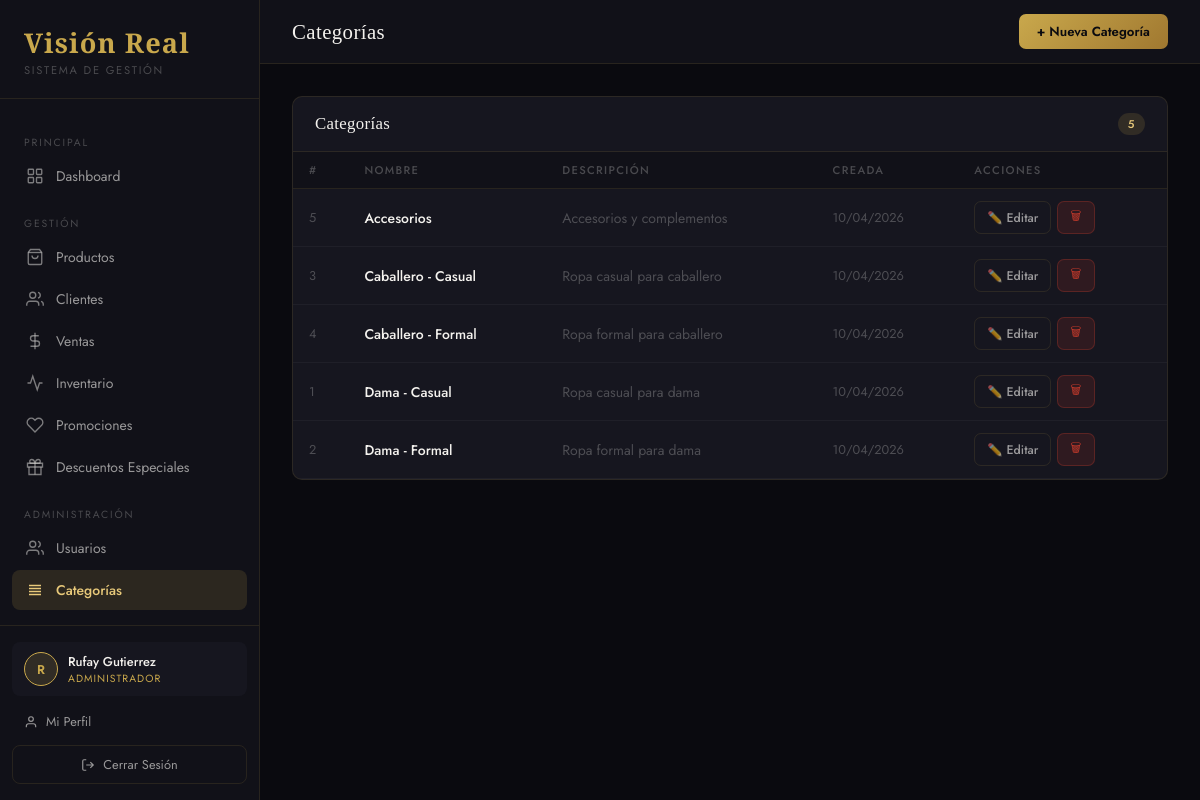
Page /views/categorias.php (signed in) on the committed database.
### tables this page shows
CREATE TABLE `categorias` (
  `id` int(11) NOT NULL,
  `nombre` varchar(100) NOT NULL,
  `descripcion` text DEFAULT NULL,
  `created_at` timestamp NOT NULL DEFAULT current_timestamp()
);

### config/database.php (called while the page is built, shortened)
<?php
class Database {
    private static $instance = null;
    private $connection;
    private function __construct() {
        $this->connection = new mysqli(DB_HOST, DB_USER, DB_PASS, DB_NAME);
        $this->connection->set_charset(DB_CHARSET);
    }
    public static function getInstance() {
        if (self::$instance === null) self::$instance = new Database();
        return self::$instance;
    }
    public function query($sql)     { return $this->connection->query($sql); }
}
?>

### models/Categoria.php (called while the page is built, shortened)
<?php
require_once __DIR__ . '/../config/database.php';
class Categoria {
    private $db;
    public function __construct() { $this->db = Database::getInstance(); }
    public function getAll() {
        $r = $this->db->query("SELECT * FROM categorias ORDER BY nombre");
        $a=[];while($row=$r->fetch_assoc())$a[]=$row;return $a;
    }
}
?>

### views/categorias.php (the view, shortened to what this page needs)
<?php
require_once __DIR__ . '/../models/Categoria.php';
$m=new Categoria();$msg='';$error='';
$categorias=$m->getAll();
include __DIR__ . '/partials/head.php';
?>
<div class="layout">
<?php include __DIR__ . '/partials/sidebar.php'; ?>
<div class="main">
  <header class="topbar">
    <div class="topbar-left">
      <h1 class="page-title">Categorías</h1>
    </div>
    <div class="topbar-right"><button class="btn btn-primary" onclick="openModal('modal-cat')">+ Nueva Categoría</button></div>
  </header>
  <div class="content">
    <div class="card">
      <div class="card-header"><span class="card-title">Categorías</span><span class="badge badge-info"><?=count($categorias)?></span></div>
      <div class="table-wrap">
        <table><thead><tr><th>#</th><th>Nombre</th><th>Descripción</th><th>Creada</th><th>Acciones</th></tr></thead>
        <tbody>
          <?php if(empty($categorias)):?><tr><td colspan="5" class="table-empty">No hay categorías</td></tr>
          <?php else: foreach($categorias as $c):?>
          <tr>
            <td style="color:var(--white-muted);font-size:.8rem"><?=$c['id']?></td>
            <td><strong><?=htmlspecialchars($c['nombre'])?></strong></td>
            <td style="color:var(--white-muted)"><?=htmlspecialchars($c['descripcion']?:'—')?></td>
            <td style="font-size:.8rem;color:var(--white-muted)"><?=date('d/m/Y',strtotime($c['created_at']))?></td>
            <td><div style="display:flex;gap:6px">
              <button class="btn btn-outline btn-sm" onclick="editCat(<?=$c['id']?>,<?=json_encode($c['nombre'])?>,<?=json_encode($c['descripcion']??'')?>)">✏️ Editar</button>
              <form method="POST" style="display:inline" onsubmit="return confirm('¿Eliminar?')"><button type="submit" class="btn btn-danger btn-sm">🗑</button></form>
            </div></td>
          </tr>
          <?php endforeach; endif;?>
        </tbody></table>
      </div>
    </div>
  </div>
</div></div>
</body></html>

### assets/css/style.css (style rules this page uses)
:root { --bg-dark: #0a0a0f; --bg-panel: #111118; --bg-card: #16161f; --bg-hover: #1c1c28; --gold: #c9a84c; --gold-light: #e8c97a; --gold-dim: rgba(201,168,76,0.15); --white: #f4f2ee; --white-dim: rgba(244,242,238,0.6); --white-muted: rgba(244,242,238,0.25); --danger: #c0392b; --danger-dim: rgba(192,57,43,0.15); --success: #27ae60; --success-dim: rgba(39,174,96,0.15); --warning: #e67e22; --warning-dim: rgba(230,126,34,0.15); --border: rgba(201,168,76,0.12); --sidebar-w: 260px; --radius: 10px; --shadow: 0 4px 24px rgba(0,0,0,0.4); --font-display:'Cormorant Garamond', serif; --font-body: 'Jost', sans-serif; --transition: 0.2s ease; }
*, *::before, *::after { box-sizing: border-box; margin: 0; padding: 0; }
html { font-size: 16px; scroll-behavior: smooth; }
body { font-family: var(--font-body); background: var(--bg-dark); color: var(--white); min-height: 100vh; overflow-x: hidden; }
.layout { display: flex; min-height: 100vh; }
.main { margin-left: var(--sidebar-w); flex: 1; display: flex; flex-direction: column; min-height: 100vh; }
.topbar { display: flex; align-items: center; justify-content: space-between; padding: 0 32px; height: 64px; border-bottom: 1px solid var(--border); background: var(--bg-panel); position: sticky; top: 0; z-index: 50; }
.topbar-left { display: flex; align-items: center; gap: 12px; }
.page-title { font-family: var(--font-display); font-size: 1.3rem; font-weight: 500; color: var(--white); letter-spacing: 0.02em; }
.topbar-right { display: flex; align-items: center; gap: 12px; }
.content { padding: 32px; flex: 1; }
.card { background: var(--bg-card); border: 1px solid var(--border); border-radius: var(--radius); overflow: hidden; }
.card-header { display: flex; align-items: center; justify-content: space-between; padding: 16px 22px; border-bottom: 1px solid var(--border); }
.card-title { font-family: var(--font-display); font-size: 1.05rem; font-weight: 500; color: var(--white); letter-spacing: 0.02em; }
.table-wrap { overflow-x: auto; }
table { width: 100%; border-collapse: collapse; font-size: 0.875rem; }
thead th { padding: 10px 16px; text-align: left; font-size: 0.7rem; text-transform: uppercase; letter-spacing: 0.12em; color: var(--white-muted); font-weight: 500; border-bottom: 1px solid var(--border); background: var(--bg-panel); }
tbody tr { border-bottom: 1px solid rgba(255,255,255,0.04); transition: background var(--transition); }
td { padding: 12px 16px; color: var(--white-dim); vertical-align: middle; }
td strong { color: var(--white); font-weight: 500; }
.badge { display: inline-flex; align-items: center; padding: 3px 10px; border-radius: 20px; font-size: 0.7rem; font-weight: 500; letter-spacing: 0.05em; text-transform: uppercase; }
.badge-info { background: var(--gold-dim); color: var(--gold-light); }
.btn { display: inline-flex; align-items: center; gap: 7px; padding: 8px 18px; border-radius: 7px; font-family: var(--font-body); font-size: 0.825rem; font-weight: 500; border: none; cursor: pointer; transition: all var(--transition); text-decoration: none; white-space: nowrap; }
.btn-primary { background: linear-gradient(135deg, var(--gold), #a07830); color: #0a0a0f; font-weight: 600; }
.btn-outline { background: transparent; border: 1px solid var(--border); color: var(--white-dim); }
.btn-danger { background: var(--danger-dim); color: var(--danger); border: 1px solid rgba(192,57,43,0.3); }
.btn-sm { padding: 5px 12px; font-size: 0.775rem; }

### rows in the picture
categorias: id "5", nombre "Accesorios", descripcion "Accesorios y complementos", created_at "10/04/2026"
categorias: id "3", nombre "Caballero - Casual", descripcion "Ropa casual para caballero", created_at "10/04/2026"
categorias: id "4", nombre "Caballero - Formal", descripcion "Ropa formal para caballero", created_at "10/04/2026"
categorias: id "1", nombre "Dama - Casual", descripcion "Ropa casual para dama", created_at "10/04/2026"
categorias: id "2", nombre "Dama - Formal", descripcion "Ropa formal para dama", created_at "10/04/2026"

### other values in the picture
$ini "R"
$user['nombre'] "Rufay Gutierrez"
$user['rol'] "ADMINISTRADOR"
count($categorias) "5"
